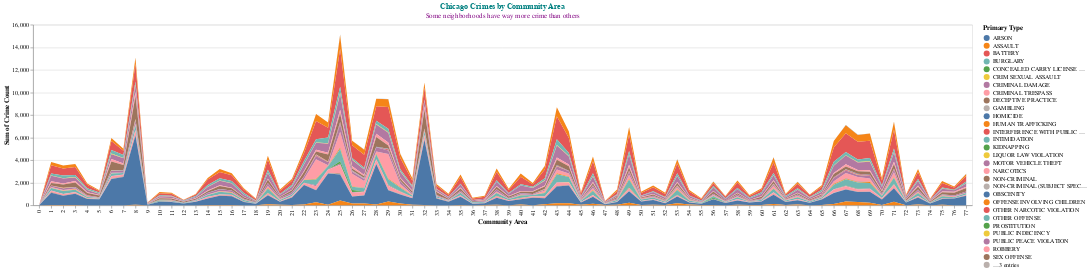

This figure's notebook cell:
### Markdown cell above
#### Graphics

### Code cell
alt.Chart(hood_crimes).mark_area().encode(
    x='Community Area:N',
    y='sum(Crime Count)',
    color='Primary Type:N',
).properties(
    title={
      "text": ["Chicago Crimes by Community Area"],
      "subtitle": ["Some neighborhoods have way more crime than others"],
      "color": "teal",
      "subtitleColor": "purple"
    }
)

### Figure 1 — Vega-Lite specification as saved in the notebook (floating-point values rounded to 4 significant figures; data arrays with more than 128 entries replaced by an {"elided": "..."} marker saying what was removed)
{"config": {"view": {"continuousWidth": 400, "continuousHeight": 300}}, "data": {"name": "data-756188c711b0c7a36c96c449ed44d09b"}, "mark": "area", "encoding": {"color": {"type": "nominal", "field": "Primary Type"}, "x": {"type": "nominal", "field": "Community Area"}, "y": {"type": "quantitative", "aggregate": "sum", "field": "Crime Count"}}, "title": {"text": ["Chicago Crimes by Community Area"], "subtitle": ["Some neighborhoods have way more crime than others"], "color": "teal", "subtitleColor": "purple"}, "$schema": "https://vega.github.io/schema/vega-lite/v4.0.0.json", "datasets": {"data-756188c711b0c7a36c96c449ed44d09b": {"elided": "1851 records"}}}
